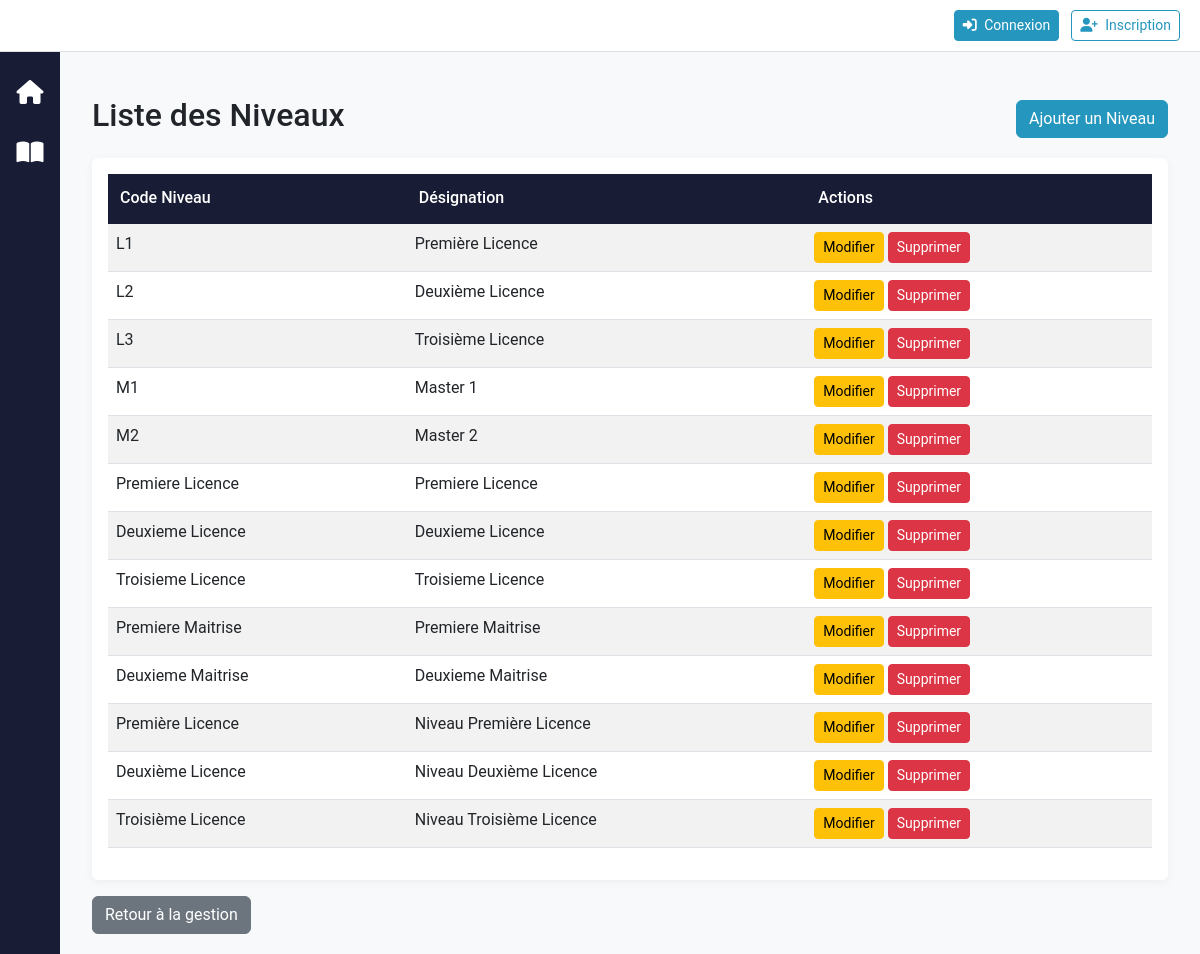
The app's page /reglage/niveaux/, older data.
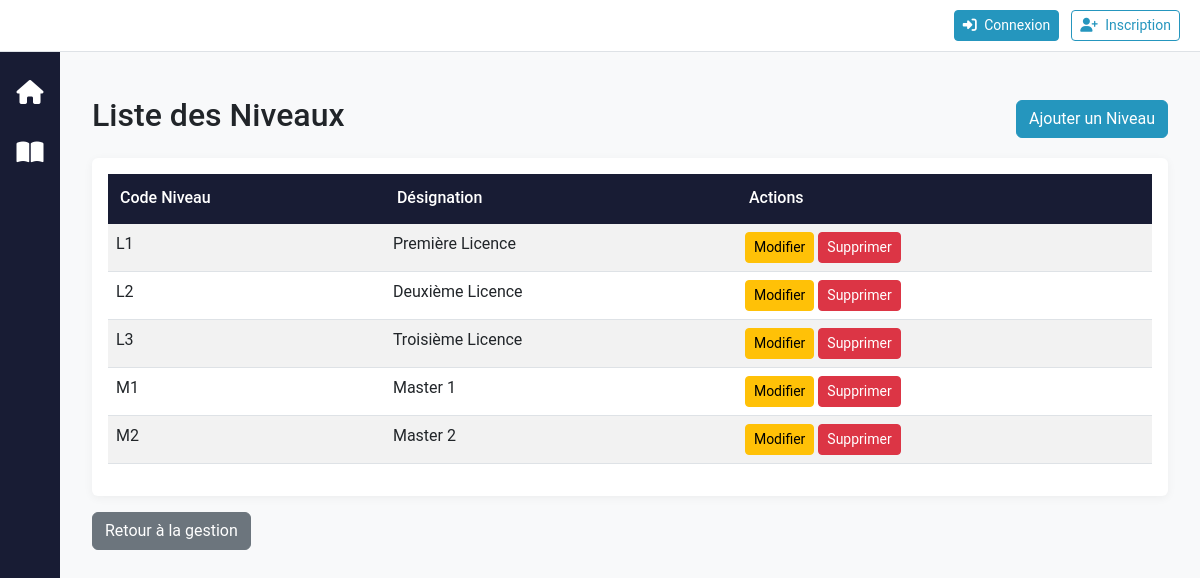
The same page, newer data.
### reglage/models.py (models this page shows, shortened)
class Niveau(models.Model):
    CodeNiveau = models.CharField(max_length=20, primary_key=True)
    DesignationNiveau = models.CharField(max_length=100)

### reglage/views.py (the view)
# urls.py: path('niveaux/', views.NiveauListView.as_view(), name='niveau_list'),
class NiveauListView(ListView):
    model = Niveau
    template_name = 'reglage/niveau_list.html'
    context_object_name = 'niveaux'

### accounts/context_processors.py (called while the page is built, shortened)
def user_roles(request):
    return {
        'user_organisation': None,
        'is_org_user': False,
        'is_admin': False,
        'is_administrative_role': False,
        'is_gestionnaire': False,
        'is_section_role': False,
        'is_department_role': False,
        'is_enseignant': False,
        'is_etudiant': False,
        'is_personnel_admin': False,
        'can_access_reglage': False,
        'can_access_finance': False,
        'can_create_users': False,
        'can_delete_all': False,
        'can_view_department_data': lambda dept: False,
        'can_view_section_data': lambda section: False,
        'user_roles': [],
        'user_department': None,
        'user_section': None,
        'user_section_designation': None,
    }

### reglage/templates/reglage/niveau_list.html (shortened to what this page needs)
{% extends 'base.html' %}
{% block content %}
<div class="container mt-4">
    <div class="d-flex justify-content-between align-items-center mb-3">
        <h2>Liste des Niveaux</h2>
        <a href="{% url 'reglage:niveau_create' %}" class="btn btn-primary">Ajouter un Niveau</a>
    </div>
    <div class="card">
        <div class="card-body">
            <table class="table table-striped table-hover">
                <thead class="thead-dark">
                    <tr>
                        <th>Code Niveau</th>
                        <th>Désignation</th>
                        <th>Actions</th>
                    </tr>
                </thead>
                <tbody>
                    {% for niveau in niveaux %}
                    <tr>
                        <td>{{ niveau.CodeNiveau }}</td>
                        <td>{{ niveau.DesignationNiveau }}</td>
                        <td>
                            <a href="{% url 'reglage:niveau_update' niveau.pk %}" class="btn btn-sm btn-warning">Modifier</a>
                            <a href="{% url 'reglage:niveau_delete' niveau.pk %}" class="btn btn-sm btn-danger">Supprimer</a>
                        </td>
                    </tr>
                    {% empty %}
                    <tr>
                        <td colspan="3" class="text-center">Aucun niveau trouvé.</td>
                    </tr>
                    {% endfor %}
                </tbody>
            </table>
        </div>
    </div>
    <a href="{% url 'reglage:gestion_entites' %}" class="btn btn-secondary mt-3">Retour à la gestion</a>
</div>
{% endblock %}

### templates/base.html (shortened to what this page needs)
{% load static %}
<!DOCTYPE html>
<html lang="fr">
<head>
    <link href="https://cdn.jsdelivr.net/npm/bootstrap@5.3.0/dist/css/bootstrap.min.css" rel="stylesheet">
    <link rel="stylesheet" href="https://cdnjs.cloudflare.com/ajax/libs/font-awesome/6.4.0/css/all.min.css">
    <link rel="stylesheet" href="https://cdn.jsdelivr.net/npm/bootstrap-icons@1.10.0/font/bootstrap-icons.css">
    <link rel="stylesheet" href="https://cdn.jsdelivr.net/npm/bootstrap-datepicker@1.9.0/dist/css/bootstrap-datepicker.min.css">
    <link rel="stylesheet" href="{% static 'css/style.css' %}">
    <link rel="stylesheet" href="{% static 'css/custom.css' %}">
</head>
<body>
    <header class="header">
        <div class="user-menu dropdown">
            {% if user.is_authenticated %}
                <button class="btn btn-sm btn-outline-primary dropdown-toggle" type="button" id="userMenuDropdown" data-bs-toggle="dropdown" aria-expanded="false">
                    <i class="fas fa-user-circle me-1"></i>
                    {{ user.username }}
                </button>
                <ul class="dropdown-menu dropdown-menu-end" aria-labelledby="userMenuDropdown">
                    <li>
                        <a class="dropdown-item" href="{% url 'accounts:profile' %}">
                            <i class="fas fa-user me-2"></i> Mon profil
                        </a>
                    </li>
                    <li>
                        <a class="dropdown-item" href="{% url 'accounts:password_change' %}">
                            <i class="fas fa-key me-2"></i> Changer de mot de passe
                        </a>
                    </li>
                    {% if is_admin %}
                    <li>
                        <a class="dropdown-item" href="{% url 'accounts:user_list' %}">
                            <i class="fas fa-users-cog me-2"></i> Gestion des utilisateurs
                        </a>
                    </li>
                    {% endif %}
                    {% if is_admin %}
                    <li>
                        <a class="dropdown-item" href="{% url 'admin:index' %}">
                            <i class="fas fa-cogs me-2"></i> Administration
                        </a>
                    </li>
                    {% endif %}
                    <li><hr class="dropdown-divider"></li>
                    <li>
                        <form id="logout-form" method="post" action="{% url 'accounts:logout' %}" style="display: inline;">
                            {% csrf_token %}
                            <button type="submit" class="dropdown-item text-danger" onclick="return confirm('Voulez-vous vraiment vous déconnecter?')">
                                <i class="fas fa-sign-out-alt me-2"></i> Déconnexion
                            </button>
                        </form>
                    </li>
                </ul>
            {% else %}
                <div>
                    <a href="{% url 'accounts:login' %}" class="btn btn-sm btn-primary me-2">
                        <i class="fas fa-sign-in-alt me-1"></i> Connexion
                    </a>
                    <a href="{% url 'accounts:register' %}" class="btn btn-sm btn-outline-primary">
                        <i class="fas fa-user-plus me-1"></i> Inscription
                    </a>
                </div>
            {% endif %}
        </div>
    </header>
    <div class="main-container">
        <nav class="sidebar">
            <div class="nav flex-column">
                <a class="nav-link" href="{% url 'home' %}" title="Accueil" data-bs-toggle="tooltip" data-bs-placement="right">
                    <div class="sb-nav-link-icon"><i class="fas fa-home"></i></div>
                </a>
                <a class="nav-link" href="{% url 'courses:list' %}" title="Cours (UE)" data-bs-toggle="tooltip" data-bs-placement="right">
                    <div class="sb-nav-link-icon"><i class="fas fa-book-open"></i></div>
                </a>
            </div>
        </nav>
        <main class="main-content">
            {% block content %}
            {% endblock %}
        </main>
    </div>
</body>
</html>

### static/css/style.css (style rules this page uses)
:root { --primary: #2596be; --primary-dark: #1a7592; --secondary: #6c757d; --success: #28a745; --info: #17a2b8; --warning: #ffc107; --danger: #dc3545; --light: #f8f9fa; --dark: #181c34; --border-radius: 0.375rem; --transition: all 0.3s ease; }
body { background-color: var(--light); font-size: 16px; font-family: 'Roboto', 'Segoe UI', sans-serif; }
.header { box-shadow: 0 2px 5px rgba(0,0,0,0.1); }
.card { border: none; box-shadow: 0 2px 10px rgba(0,0,0,0.05); transition: var(--transition); }
.table thead th { background-color: var(--dark); color: white; border-bottom: 2px solid var(--dark); font-weight: 500; padding: 0.75rem; }
.btn-primary { background-color: var(--primary); border-color: var(--primary); }
.btn-outline-primary { color: var(--primary); border-color: var(--primary); }

### templates/base.html (style rules this page uses)
body { display: flex; min-height: 100vh; flex-direction: column; }
.main-container { display: flex; flex: 1; }
.sidebar { width: 60px; background-color: #181c34; padding: 10px 5px; color: white; transition: all 0.3s; z-index: 1030; }
.sidebar .nav-link { color: white; padding: 10px 0; margin: 8px 0; border-radius: 5px; transition: all 0.3s; text-align: center; }
.sidebar .sb-nav-link-icon { margin-right: 0; display: flex; justify-content: center; }
.sidebar .sb-nav-link-icon i { font-size: 1.5rem; color: white; }
.main-content { flex: 1; padding: 20px; background-color: #f8f9fa; }
.header { background-color: #ffffff; padding: 10px 20px; border-bottom: 1px solid #dee2e6; display: flex; justify-content: space-between; align-items: center; }

Row changes from the older to the newer data that the page shows:
removed Niveau: CodeNiveau "Premiere Licence", DesignationNiveau "Premiere Licence"
removed Niveau: CodeNiveau "Deuxieme Licence", DesignationNiveau "Deuxieme Licence"
removed Niveau: CodeNiveau "Troisieme Licence", DesignationNiveau "Troisieme Licence"
removed Niveau: CodeNiveau "Premiere Maitrise", DesignationNiveau "Premiere Maitrise"
removed Niveau: CodeNiveau "Deuxieme Maitrise", DesignationNiveau "Deuxieme Maitrise"
removed Niveau: CodeNiveau "Première Licence", DesignationNiveau "Niveau Première Licence"
removed Niveau: CodeNiveau "Deuxième Licence", DesignationNiveau "Niveau Deuxième Licence"
removed Niveau: CodeNiveau "Troisième Licence", DesignationNiveau "Niveau Troisième Licence"
